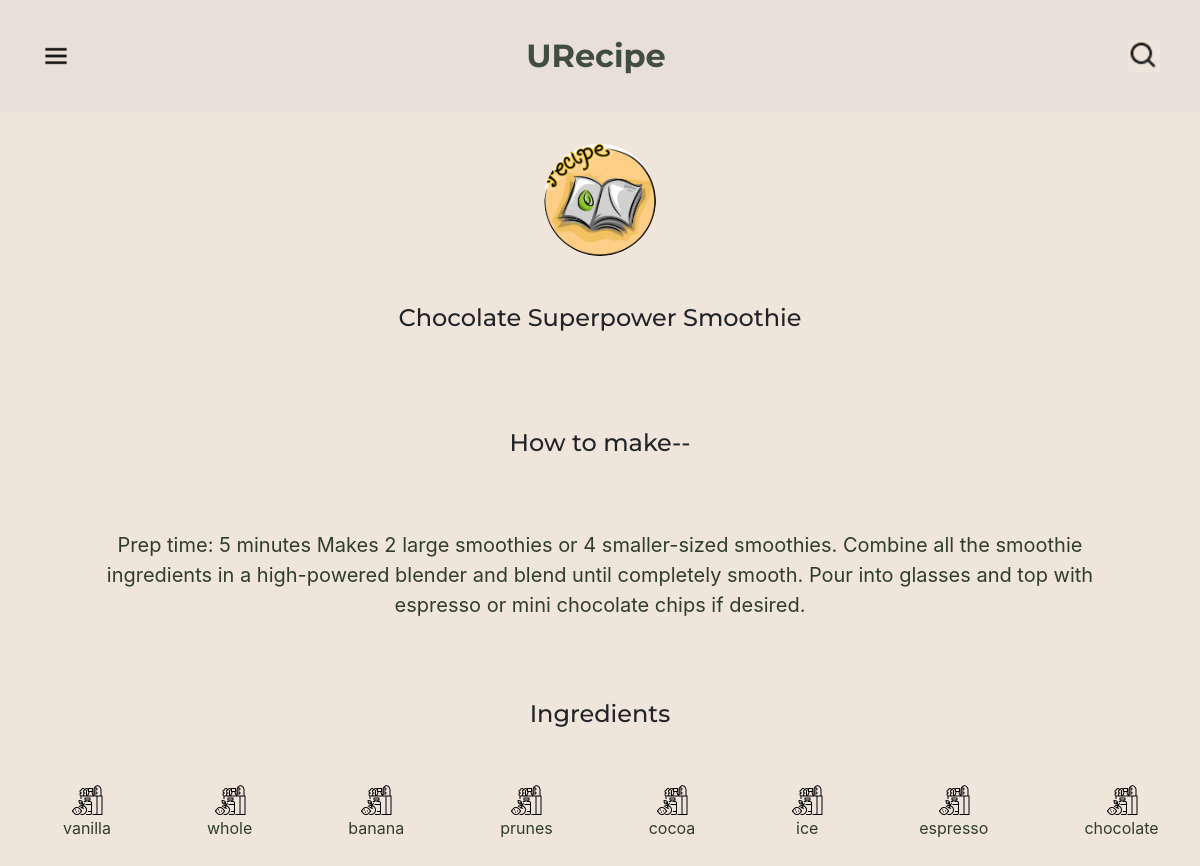
The app's page /description/Chocolate Superpower Smoothie with its own data.
### polls/models.py (models this page shows, shortened)
class Recipe(models.Model):
    title = models.TextField(max_length = 35, blank = False, unique = True)
    description = models.TextField(blank = False)
    image = models.ImageField(upload_to='images',default = 'images/007.jpg')
    user = models.ForeignKey(User, on_delete=models.CASCADE, related_name='recipes', blank = False)

class Ingredients(models.Model):
    name = models.TextField(max_length = 20, blank = False, unique = True)
    image = models.ImageField(upload_to='images',default = 'images/ing_def.webp')
    ing_recipe = models.ManyToManyField(Recipe, related_name='ingredient', blank = False)

### polls/views.py (the view)
# urls.py: path("description/<recipe_title>", views.description, name='description'),
def description(request, recipe_title):
    try:
        cont = Recipe.objects.get(title=recipe_title)
        context = {"recipe": cont, "ingredients": cont.ingredient.all()}
        return render(request, 'polls/description.html', context)
    except:
        context = {'error': 'Title not Found'}
    return redirect('/home/')

### polls/templates/polls/description.html (shortened to what this page needs)
{% extends 'polls/base.html' %} {% block content %} {% load static %}
<div class="col-lg-12 desc-box">
  <div class="desc-title">
    <img src="{{ recipe.image.url }}" alt="" srcset="" class="desc-img" />
    <h4>{{ recipe.title }}</h4>
  </div>
  <div class="desc-end">
    <h4>How to make--</h4>
    <p>{{ recipe.description }}</p>
  </div>
  <h4>Ingredients</h4>
  <div class="desc-mid">
    <ul>
      <div class="ing-items">
        {% for ingredient in ingredients %}
        <li class="ing-spacing">
          <img src="{{ ingredient.image.url }}" style="width: 2rem; height: 2rem" alt="" />
          <p>{{ ingredient.name }}</p>
        </li>
        {% endfor %}
      </div>
    </ul>
  </div>
</div>
{% endblock content %}

### polls/static/polls/styles.css (style rules this page uses)
html, body { height: 100%; background-color: #f0e5db; }
h1, h2, h3, h4, h5, h6 { font-family: 'Montserrat', sans-serif; }
p { color: #2f3d2d; }
ul { padding-left: 0rem; }
li { transition: all 0.3s ease 0s; }
.desc-box { text-align: center; }
.desc-title { margin: 2rem; }
.desc-title h4 { padding: 3rem; }
.desc-mid { max-height: 100%; overflow-y: hidden; }
.desc-end h4 { margin-top: 3rem; }
.desc-end p { font-size: 1.25rem; padding: 4rem; }
.ing-items { align-items: center; list-style: none; display: inline-flex; }
.ing-spacing { margin: 1rem; padding: 2rem; border-radius: 2rem; }
.desc-img { height: 7rem; width: 7rem; border-radius: 100%; }

### records on screen
Recipe: image (picture), title "Chocolate Superpower Smoothie", description "Prep time: 5 minutes Makes 2 large smoothies or 4 smaller-sized smoothies. Combine all the smoothie ingredients in a high-powered blender and blend until completely smooth. Pour into glasses and top with espresso or mini chocolate chips if desired."
Ingredients: image (picture), name "vanilla"
Ingredients: image (picture), name "whole"
Ingredients: image (picture), name "banana"
Ingredients: image (picture), name "prunes"
Ingredients: image (picture), name "cocoa"
Ingredients: image (picture), name "ice"
Ingredients: image (picture), name "espresso"
Ingredients: image (picture), name "chocolate"
